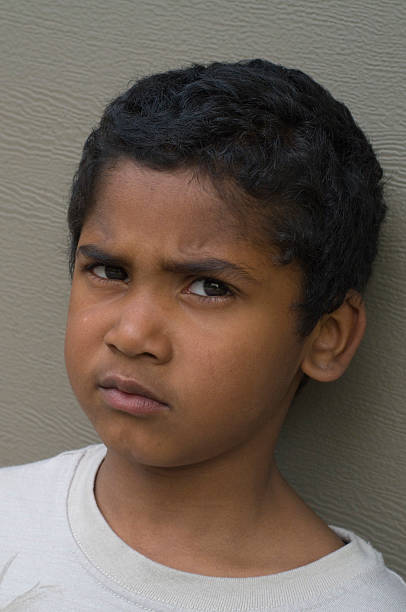
#> input picture Dataset/1.jpg, 406 x 612 px, found by its file name
$ python Testing02.py
#> lines starting #> are read from the running program, lines starting #| are printed output that depends on the picture; after the words box and inside, x2 and y2 are one past the last pixel; in counts of white or black regions, pixels touching at a corner belong together
import numpy as np
import cv2
import matplotlib.pyplot as plt

image = cv2.imread("1.jpg")
#> image is the input picture: shape (612, 406, 3); mean B, G, R 87.9, 97.9, 111.1
image_rgb = cv2.cvtColor(image, cv2.COLOR_BGR2RGB)
image_rgb = cv2.GaussianBlur(image_rgb, (5, 5), 0)

# Take a variety of photographs of people and calculate the xy chromaticity values for
# each pixel.

# calculating RG chromaticity using equations
image_R = image_rgb[:,:,0]*1.0/image_rgb.sum(axis =2)
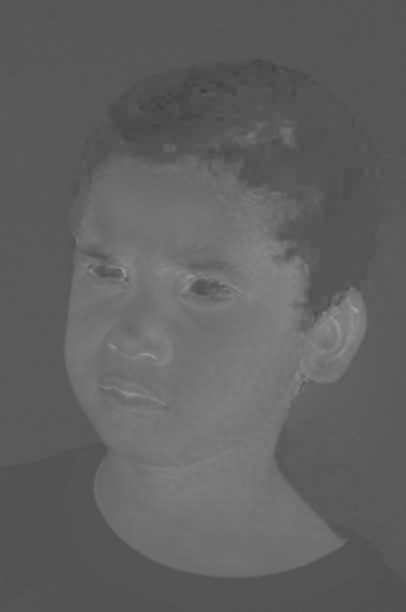
#> image_R: shape (612, 406) float64; min 0.233, max 0.638, mean 0.382
image_G = image_rgb[:,:,1]*1.0/image_rgb.sum(axis =2)
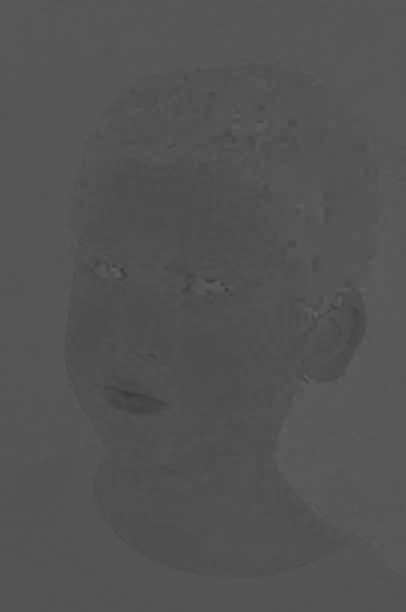
#> image_G: shape (612, 406) float64; min 0.22, max 0.391, mean 0.329


#Crop the photos or otherwise indicate with a painting tool which pixels are likely to be
# skin (e.g. face and arms)
patch = image_rgb[330:370, 190:240]


# Calculate a color (chromaticity) distribution for these pixels. You can use something as
# simple as a mean and covariance measure or as complicated as a mean-shift
# segmentation algorithm (see Section 5.3.2). You can optionally use non-skin pixels to
# model the background distribution.

# getting RG chroaticity for patch
patch_R = patch[:,:,0]*1.0/patch.sum(axis =2)
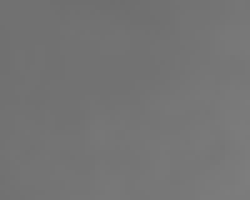
#> patch_R: shape (40, 50) float64 (shown 5 times larger); min 0.434, max 0.494, mean 0.458
patch_G = patch[:,:,1]*1.0/patch.sum(axis= 2)

# mean and covariance measure OR mean_shift_segmentation
std_patch_R = np.std(patch_R.flatten())
#> std_patch_R = 0.0112
mean_patch_R = np.mean(patch_R.flatten())
#> mean_patch_R = 0.458

std_patch_G = np.std(patch_G.flatten())
#> std_patch_G = 0.00306
mean_patch_G = np.mean(patch_G.flatten())
#> mean_patch_G = 0.309

cov_matrix = np.cov(patch_R.flatten(), patch_G.flatten())
#> cov_matrix = [[0.000125, 1.15e-06], [1.15e-06, 9.36e-06]]

# estimate bandwidth for mean shift clustering
# flat_patch = np.column_stack((patch_R.flatten(),patch_G.flatten()) )
# bandwidth = estimate_bandwidth(flat_patch, quantile=0.06, n_samples=3000)
# ms = MeanShift(bandwidth = bandwidth, bin_seeding=True)
# ms.fit(flat_patch)
# ??????????????????????????????????????????


# parametric segmentation: fit gaussian probability distribution using mask

def gaussian(p, mean, std):
    return np.exp(-(p-mean)**2/(2*std**2))*(1/(std*((2*np.pi)**0.5)))

x = np.linspace(0,1)
y = gaussian(x, mean_patch_R, std_patch_R)
#> y = 50 values, max 25.69 at index 22, min 0 at index 0, mean 0.975
# plt.plot(x,y)

prob_R = gaussian(image_R, mean_patch_R, std_patch_R)

prob_G = gaussian(image_G, mean_patch_G, std_patch_G)
#> call 3 of gaussian, with mean = 0.309, std = 0.00306
#> in gaussian (call 3), `return np.exp(-(p-mean)**2/(2*std**2))*(1/(std*((2*np.pi)**0.5)))`:
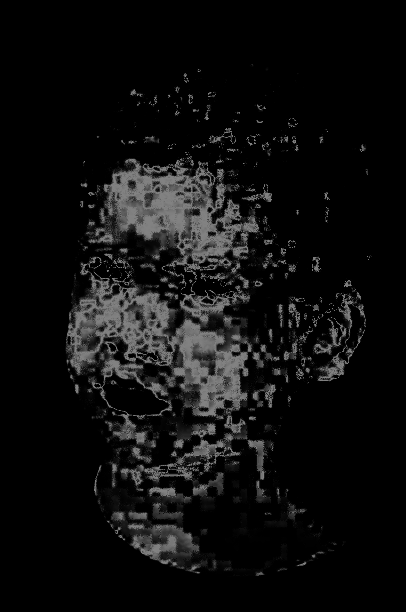
#> returned value: shape (612, 406) float64; min 1.59e-178, max 130.4, mean 14.8

prob = prob_R * prob_G
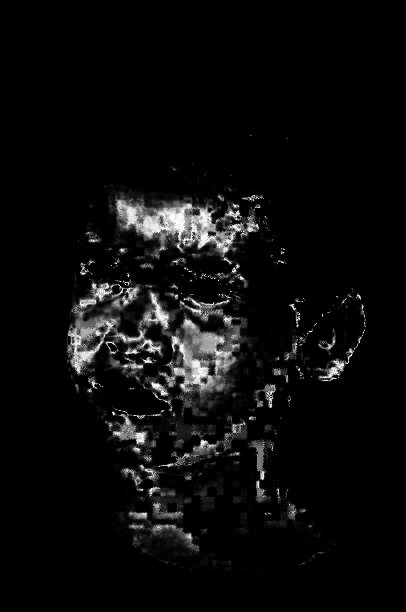
#> prob: shape (612, 406) float64; min 1.02e-200, max 4656, mean 217.8; drawn with min black and max white

threshold = 1
image_copy =image_rgb.copy()
image_copy[prob < threshold] = [255, 255, 255]
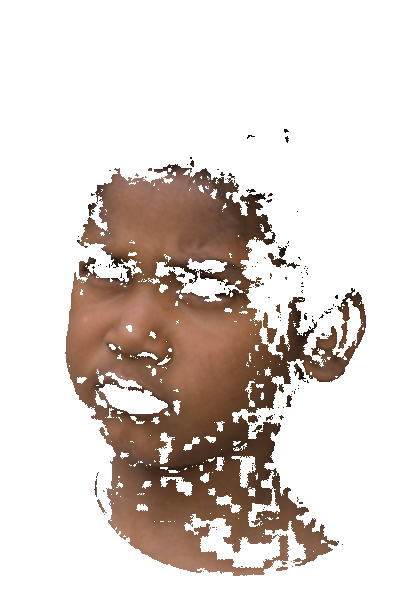
#> image_copy: shape (612, 406, 3); mean R, G, B 221.2, 211.5, 206.1


# /////////////////////////
plt.figure(figsize=(10, 10))
plt.subplot(2, 2, 1)
plt.title("Original Image")
plt.imshow(image_rgb)

plt.subplot(2, 2, 2)
plt.scatter(image_R.flatten(), image_G.flatten())
plt.xlim(0, 1)
plt.ylim(0, 1)
plt.title("Original Image chromaticity ")

plt.subplot(2, 2, 3)
plt.title("Skin Patch cropped")
plt.imshow(patch)

plt.subplot(2, 2, 4)
plt.scatter(patch_R.flatten(), patch_G.flatten())
plt.xlim(0, 1)
plt.ylim(0, 1)
plt.title("distribution of choromaticity in patch")

plt.figure(figsize=(20, 8))
plt.subplot(1, 5, 1)
plt.title("Original Image")
plt.axis("off")
plt.imshow(image_rgb)

plt.subplot(1, 5, 2)
plt.title("Prob_R")
plt.axis("off")
plt.imshow(prob_R)

plt.subplot(1, 5, 3)
plt.title("Prob_G")
plt.axis("off")
plt.imshow(prob_G)

plt.subplot(1, 5, 4)
plt.title("Prob_R*Prob_G")
plt.axis("off")
plt.imshow(prob)

plt.subplot(1, 5, 5)
plt.title("Prob threshold")
plt.axis("off")
# plt.imshow(prob>threshold, "gray")
plt.imshow(image_copy)


plt.show()
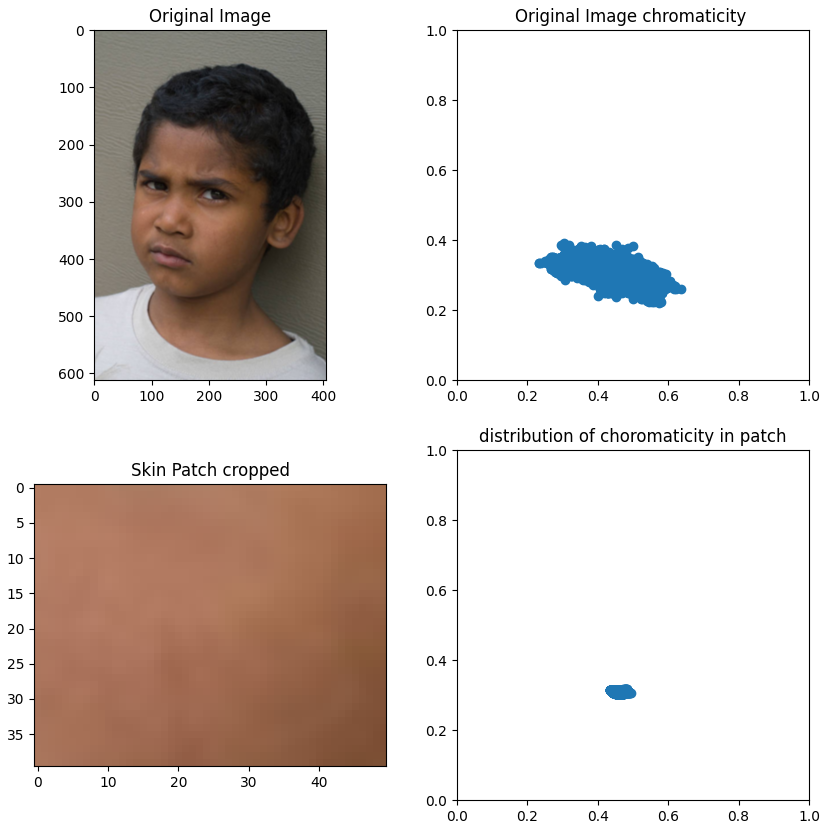
#> figure drawn by matplotlib, 4 panels

$ run again, with Dataset/11.jpg copied over Dataset/1.jpg
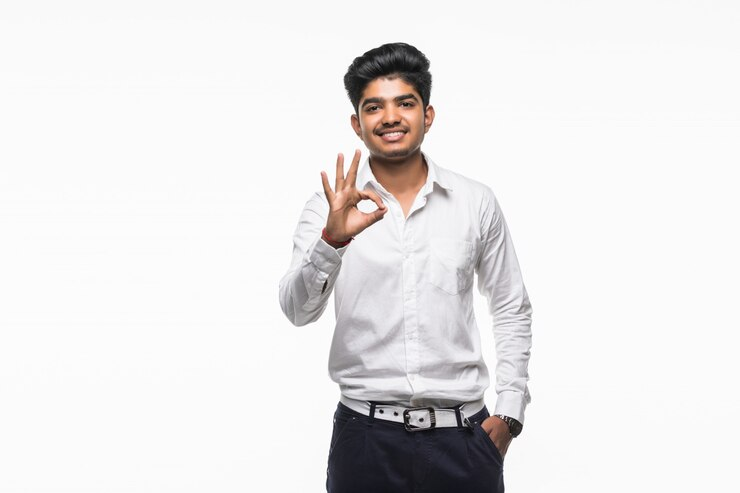
#> input picture Dataset/11.jpg, 740 x 493 px, found by its file name
#> image is the input picture: shape (493, 740, 3); mean B, G, R 232, 231.8, 233.5
#> `patch = image_rgb[330:370, 190:240]`:
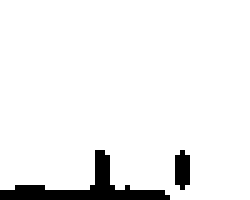
#> patch: shape (40, 50, 3) (shown 5 times larger); values 251 (black) and 252 (white), 94% white; 2 black regions, box (x1, y1, x2, y2) and area: (0, 30, 34, 40) 99, (35, 30, 38, 38) 20
#> patch_R: shape (40, 50) float64; every value is 0.333
#> std_patch_R = 5.55e-17
#> mean_patch_R = 0.333
#> std_patch_G = 5.55e-17
#> mean_patch_G = 0.333
#> cov_matrix = [[3.08e-33, 3.08e-33], [3.08e-33, 3.08e-33]]
#> y = 50 values from 0 to 0
#> prob: shape (493, 740) float64; values 0 (black) and 1.9e+31 (white), 78.7% white; 12 black regions (7 under 20 px), largest, box (x1, y1, x2, y2) and area: (271, 47, 545, 493) 77608, (318, 405, 327, 417) 84, (366, 46, 378, 56) 61, (336, 96, 342, 102) 27, (271, 304, 275, 310) 20
#> `plt.show()`:
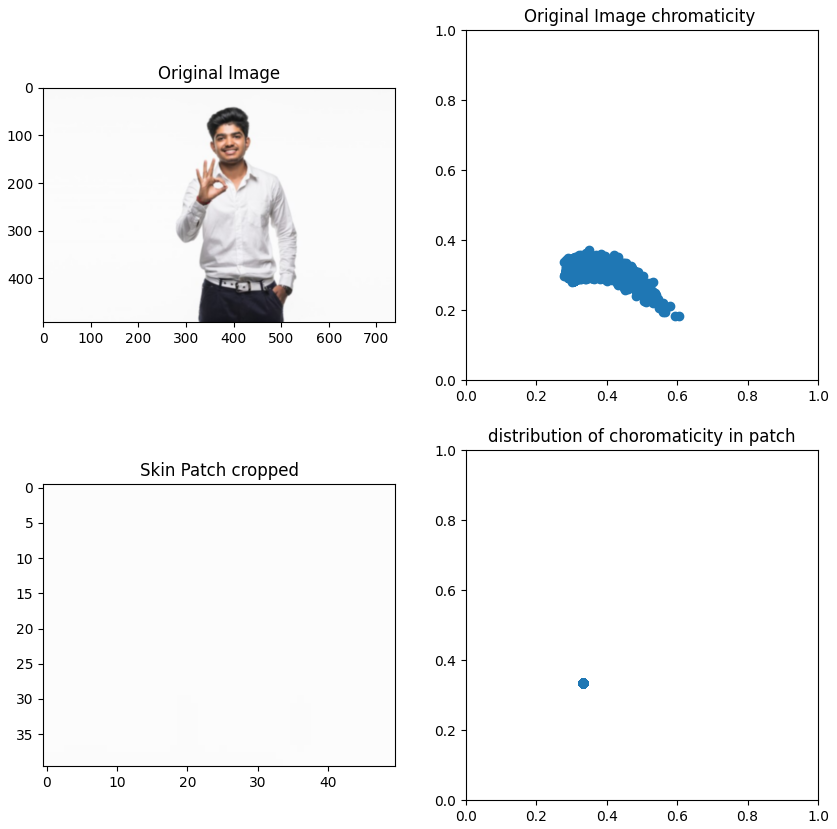
#> figure drawn by matplotlib, 4 panels

$ run again, with Dataset/13.jpg copied over Dataset/1.jpg
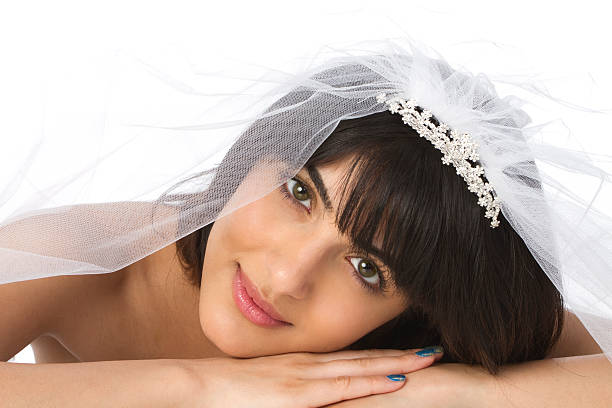
#> input picture Dataset/13.jpg, 612 x 408 px, found by its file name
#> image is the input picture: shape (408, 612, 3); mean B, G, R 165, 174.8, 194.4
#> std_patch_R = 0.0275
#> mean_patch_R = 0.464
#> std_patch_G = 0.00538
#> mean_patch_G = 0.311
#> cov_matrix = [[0.000757, -0.000132], [-0.000132, 2.89e-05]]
#> y = 50 values, max 14.18 at index 23, min 3.98e-82 at index 49, mean 0.98
#> `prob = prob_R * prob_G`:
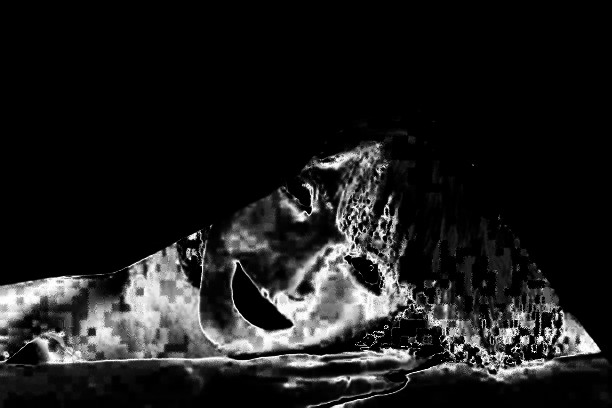
#> prob: shape (408, 612) float64; min 9.62e-105, max 1075.5, mean 122.8; drawn with min black and max white
#> `plt.show()`:
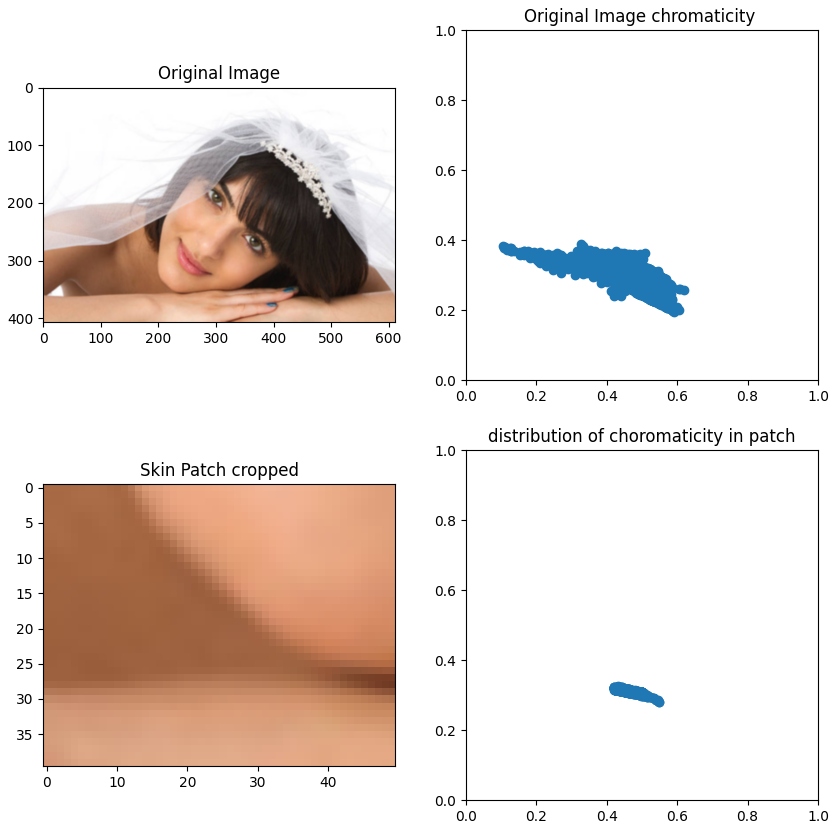
#> figure drawn by matplotlib, 4 panels

$ run again, with Dataset/14.jpg copied over Dataset/1.jpg
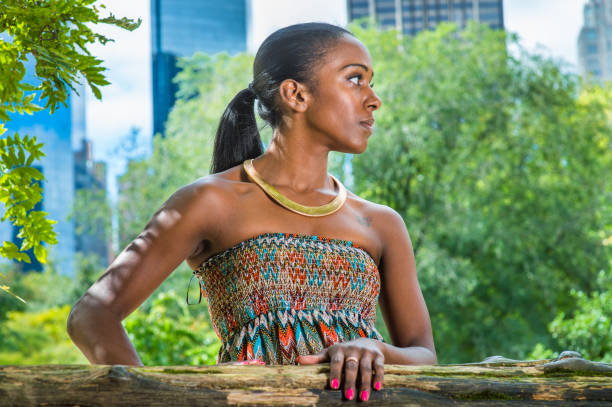
#> input picture Dataset/14.jpg, 612 x 407 px, found by its file name
#> image is the input picture: shape (407, 612, 3); mean B, G, R 107.5, 141.4, 121.9
#> std_patch_R = 0.0471
#> mean_patch_R = 0.362
#> std_patch_G = 0.0679
#> mean_patch_G = 0.42
#> cov_matrix = [[0.00222, -0.00148], [-0.00148, 0.00461]]
#> y = 50 values, max 8.41 at index 18, min 9.88e-40 at index 49, mean 0.98
#> image_copy: shape (407, 612, 3); mean R, G, B 147.6, 164.9, 131.4
#> `plt.show()`:
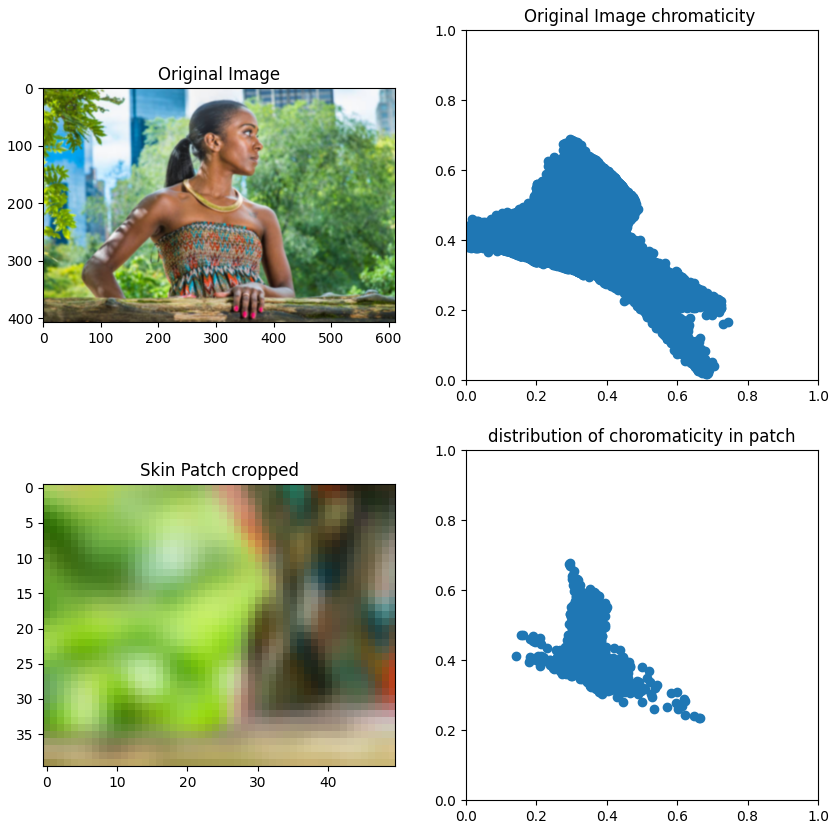
#> figure drawn by matplotlib, 4 panels
